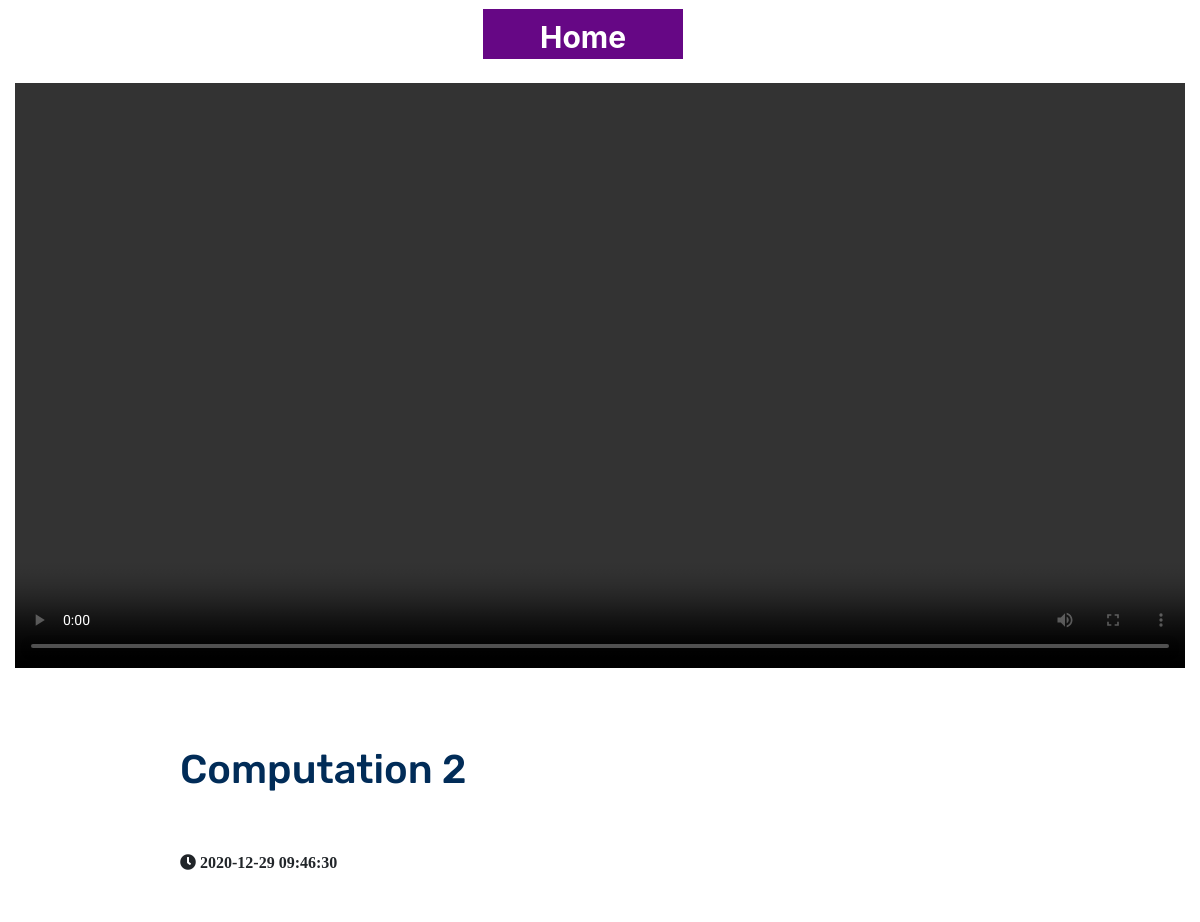
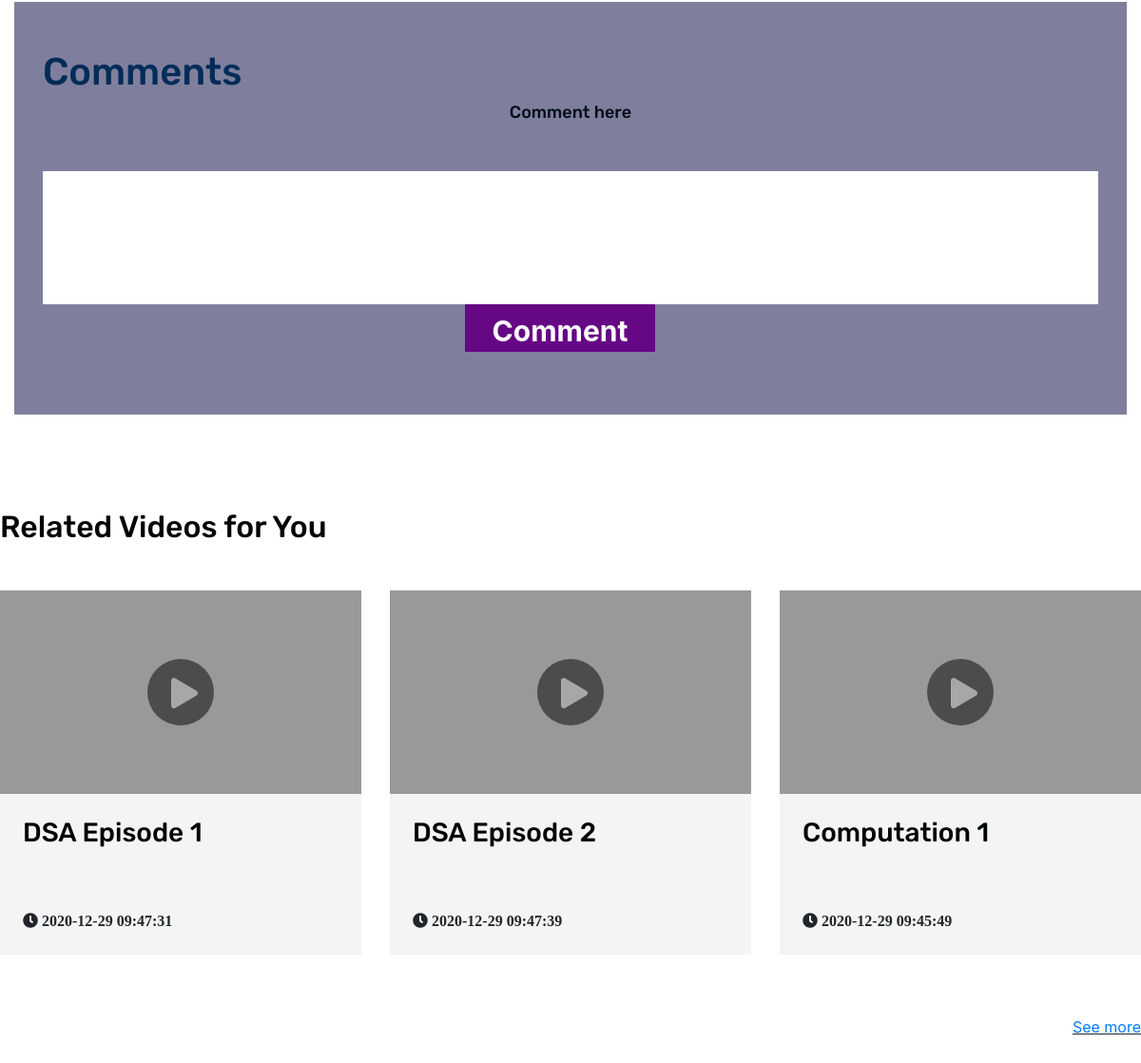
Screenshot of /website/video-page.php?v_id=65 with the database file from the repository (2 pictures, top to bottom).
### tables this page shows
CREATE TABLE `video` (
  `video_id` int(10) NOT NULL,
  `video_title` varchar(40) NOT NULL,
  `video_name` varchar(500) NOT NULL,
  `video_content` varchar(500) NOT NULL,
  `video_tags` varchar(100) NOT NULL,
  `video_datetime` datetime NOT NULL DEFAULT current_timestamp(),
  `owner` varchar(100) NOT NULL
);

### website/video-page.php (the view, shortened to what this page needs)
<?php
include 'includes/header.php';
include 'redirectButtons_panel/redirectButtons_design.php';
?>
<?php
if(isset($_GET['v_id'])) {
    $the_video_id = $_GET['v_id'];
}
$query="SELECT * FROM video WHERE video_id= $the_video_id";
$select_all_video_query=mysqli_query($con,$query);
while($row=mysqli_fetch_assoc( $select_all_video_query)) {
$video_title = $row['video_title'];
$video_name = $row['video_name'];
$video_content = $row['video_content'];
$video_datetime = $row['video_datetime'];
?>
<div id="tm-fixed-header-bg">
<div class="container-fluid">
    <div class="mx-auto tm-content-container">
        <form  action="redirect_pages/home.php" method="post">
         <button  class="rBtn" type="submit">Home</button>
        </form>
        <br>
        <main>
            <div class="row mb-5 pb-4">
                <div class="col-12">
                    <video width="1422" height="800" controls autoplay>
                        <source src="video/<?php echo $video_name;  ?>" type="video/mp4">
                    </video>
                </div>
            </div>
                <div class="col-xl-12 col-2">
                    <div class="tm-video-description-box">
                        <h2 class="tm-video-title"><?php echo $video_title;  ?></h2>
                        <?php echo $video_content;  ?><br/> <br/>
                        <l class="fa fa-clock"> <?php echo $video_datetime ?> </l>
                    </div>
                </div>
            <?php  }  ?>
            <div class="comments-area">
                <h1>Comments</h1>
                <div class="comment-form">
                    <h4>Comment here</h4>
                <form action="_comment.php" method="post">
                   <div class="comment-form">
                <div class="form-group">
                    <textarea  class="form-control" rows="5" cols="10" required name="comment" placeholder=""></textarea>
                    <button class="rBtn" type="submit">Comment</button>
                 </div>
             </div>
        </form>
    </div>
</div>
        </main>
    </div>
</div>
</div>
            <div class="row pt-4 pb-5">
                <div class="col-12">
                    <h2 class="mb-5 tm-text-primary">Related Videos for You</h2>
                    <div class="row tm-catalog-item-list">
                        <?php
                        $results_per_page = 3;
                        if(!isset($_GET['page']))
                        {
                            $page = 1;
                        }
                        else
                        {
                            $page = $_GET['page'];
                        }
                        $page_starting_limit_number = ( $page - 1 ) * $results_per_page;
                        $query="SELECT * FROM video LIMIT ".$page_starting_limit_number.','.$results_per_page;
                        $result = mysqli_query($con,$query);
                        while($row = mysqli_fetch_array($result)) {
                        $video_id = $row['video_id'];
                        $video_title = $row['video_title'];
                        $video_name = $row['video_name'];
                        $video_content = $row['video_content'];
                            $video_datetime = $row['video_datetime'];
                        ?>
                        <div class="col-lg-4 col-md-6 col-sm-12 tm-catalog-item">
                            <div class="position-relative tm-thumbnail-container">
                                <div class="embed-responsive embed-responsive-16by9">
                                    <video src="video/<?php echo $video_name; ?>" ></video>
                                </div>
                                <a href="video-page.php?v_id=<?php echo $video_id ?>" class="position-absolute tm-img-overlay">
                                    <i class="fas fa-play tm-overlay-icon"></i>
                                </a>
                            </div>
                            <div class="p-4 tm-bg-gray tm-catalog-item-description">
                                <h3 class="tm-text-primary mb-3 tm-catalog-item-title"> <?php echo $video_title;  ?></h3>
                                <p class="tm-catalog-item-text"><?php echo $video_content;  ?></p><br/> <br/>
                                <l class="fa fa-clock"> <?php echo $video_datetime ?> </l>
                            </div>
                        </div>
                        <?php } ?>
                    </div>
                </div>
                           <div class="col d-inline-flex justify-content-lg-end" id="s_more" style="text-decoration: underline">
                            <a href="video_post.php"> See more </a>
                           </div>
            </div>

### website/css/style.css (style rules this page uses)
h1, h2, h3, h4, h5, h6 { font-family: "Rubik", sans-serif; font-weight: 500; color: #012c58; }
a { text-decoration: none; transition: all 0.3s ease-in-out; }
.comments-area { background: #7f7f9d; padding: 50px 30px; margin-top: 50px; }
.comments-area h4 { text-align: center; margin-bottom: 50px; color: #010d1a; font-size: 18px; }
.comment-form .form-control { padding: 8px 20px; background: #ffffff; border: none; border-radius: 0px; width: 100%; font-size: 14px; color: #181717; border: 1px solid transparent; }
.comment-form textarea.form-control { height: 140px; resize: none; }
.tm-bg-gray { background-color: #F4F4F4; }
.tm-text-primary { color: #000405; }
.tm-content-container { max-width: 1422px; padding-top: 9px; padding-bottom: 75px; }
.tm-catalog-item { max-width: 540px; display: flex; flex-direction: column; margin-bottom: 64px; }
.tm-thumbnail-container { overflow: hidden; }
.tm-img-overlay { top: 0; left: 0; width: 100%; height: 100%; display: flex; align-items: center; justify-content: center; background-color: rgba(0, 0, 0, 0.4); cursor: pointer; transition: all 0.3s ease; }
.tm-overlay-icon { color: #a7a7a7; opacity: 1; font-size: 2rem; padding: 20px 25px; background-color: rgba(0, 0, 0, 0.5); border-radius: 50%; width: 70px; height: 70px; display: flex; align-items: center; justify-content: center; padding-right: 8px; z-index: 1002; transition: all 0.3s ease; }
.tm-catalog-item-description { flex: 1; }
.tm-video-title { font-size: 2.5rem; }
.tm-video-description-box { max-width: 920px; margin-left: 150px }
video { width: 100%; height: auto; }

### website/redirectButtons_panel/redirectButtons_design.php (style rules this page uses)
.rBtn { background-color: rgba(102,7,133,1); color:white; font-size:30px; border: 5px dashed white; font-weight:bold; border-top-color:rgba(111,9,149,0); border-bottom-color:rgba(111,9,149,0); border-left-color:rgba(111,9,149,0); border-right-color:rgba(111,9,149,0); margin-left: 40%; height:50px; width:200px; }

### rows the page displays
video: video_title "Computation 2", video_datetime "2020-12-29 09:46:30"
video: video_title "DSA Episode 1", video_datetime "2020-12-29 09:47:31"
video: video_title "DSA Episode 2", video_datetime "2020-12-29 09:47:39"
video: video_title "Computation 1", video_datetime "2020-12-29 09:45:49"
